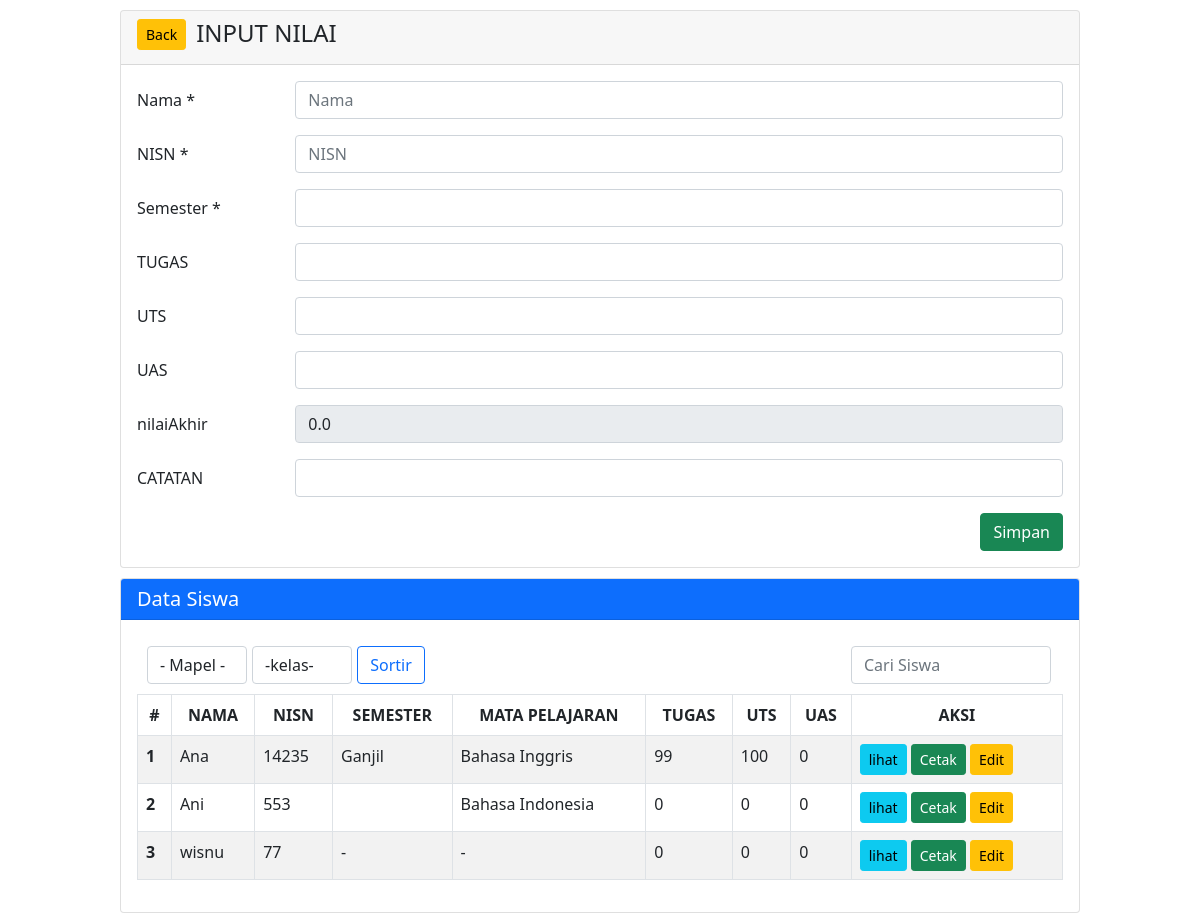
The page /nilai/index.php (signed in) on the database its author committed.
### tables this page shows
CREATE TABLE `nilai` (
  `idNilai` int(11) NOT NULL,
  `namaSiswa` varchar(50) NOT NULL,
  `kelasSiswa` varchar(10) NOT NULL,
  `mapel` varchar(20) NOT NULL,
  `nisn` varchar(20) NOT NULL,
  `semester` varchar(20) NOT NULL,
  `tugas` float NOT NULL,
  `uas` float NOT NULL,
  `uts` float NOT NULL,
  `rata_rata` int(11) NOT NULL,
  `predikat` varchar(20) NOT NULL
);

### nilai/proses.php (called while the page is built, shortened)
<?php
$namaSiswa = "";
$nisn = "";
?>

### nilai/index.php (the view, shortened to what this page needs)
<?php
require "../connection/koneksi.php";
$catatan = "";
require "proses.php";
?>
<!DOCTYPE html>
<html lang="en">
<head>
    <link href="https://cdn.jsdelivr.net/npm/bootstrap@5.0.2/dist/css/bootstrap.min.css" rel="stylesheet">
    <link rel="stylesheet" href="style.css">
</head>
<body>
    <div class="mx-auto">
        <div class="card">
            <div class="card-header">
                <div class="title">
                    <a href="crudSiswa.php" class="back btn btn-warning btn-sm"> Back </a>
                </div>
                <div class="">
                    <h4 class="">INPUT NILAI</h4>
                </div>
            </div>
            <div class="card-body">
                <form action="" method="POST">
                    <div class="mb-3 row">
                        <label for="namaSiswa" class="col-sm-2 col-form-label">Nama *</label>
                        <div class="col-sm-10">
                            <input type="text" class="form-control" placeholder="Nama" name="namaSiswa" value="<?php echo $namaSiswa ?>" require>
                        </div>
                    </div>
                    <div class="mb-3 row">
                        <label for="nisn" class="col-sm-2 col-form-label">NISN *</label>
                        <div class="col-sm-10">
                            <input type="text" class="form-control" placeholder="NISN" name="nisn" value="<?php echo $nisn ?>">
                        </div>
                    </div>
                    <div class="mb-3 row">
                        <label for="semester" class="col-sm-2 col-form-label" require>Semester *</label>
                        <div class="col-sm-10">
                            <select class="form-control" name="semester">
                                <option value="" hidden></option>
                                <option value="Ganjil">Ganjil</option>
                            </select>
                        </div>
                    </div>
                    <div class="mb-3 row">
                        <label for="tugas" class="col-sm-2 col-form-label">TUGAS</label>
                        <div class="col-sm-10">
                            <input type="number" class="form-control" name="tugas" value="<?php echo $tugas ?>" max="100" min="0">
                        </div>
                    </div>
                    <div class="mb-3 row">
                        <label for="uts" class="col-sm-2 col-form-label">UTS</label>
                        <div class="col-sm-10">
                            <input type="number" class="form-control" name="uts" value="<?php echo $uts ?>" max="100" min="0">
                        </div>
                    </div>
                    <div class="mb-3 row">
                        <label for="uas" class="col-sm-2 col-form-label">UAS</label>
                        <div class="col-sm-10">
                            <input type="number" class="form-control" name="uas" value="<?php echo $uas ?>" max="100" min="0">
                        </div>
                    </div>
                    <div class="mb-3 row">
                        <?php
                        $tugas = isset($tugas) ? $tugas : 0;
                        $uts = isset($uts) ? $uts : 0;
                        $uas = isset($uas) ? $uas : 0;
                        $n_nilai = array($tugas, $uts, $uas);
                        $jml_nilai = count($n_nilai);
                        $sum_nilai = array_sum($n_nilai);
                        $nilaiAkhir = $jml_nilai > 0 ? $sum_nilai / $jml_nilai : 0;
                        $nilaiAkhirFormatted = number_format($nilaiAkhir, 1, '.', '');
                        ?>
                        <label for="nilaiAkh    ir" class="col-sm-2 col-form-label">nilaiAkhir</label>
                        <div class="col-sm-10">
                            <input type="text" class="form-control" name="nilaiAkhir" value="<?php echo $nilaiAkhirFormatted ?>" readonly>
                        </div>
                    </div>
                    <div class="mb-3 row">
                    <label for="catatan" class="col-sm-2 col-form-label">CATATAN</label>
                        <div class="col-sm-10">
                            <input type="text" class="form-control" name="catatan" value="<?php echo $catatan ?>">
                        </div>
                    </div>
                    <div class="button col-12 text-end">
                        <input type="submit" name="edit" value="Simpan" class="btn btn-success">
                    </div>
                </form>
            </div>
        </div>
    </div>
    <div class="data mx-auto">
        <div class="card">
            <h5 class="card-header text-white bg-primary">Data Siswa</h5>
            <div class="card-body">
                <form method="POST">
                    <div class="data-head">
                        <div class="sort">
                            <select class="select-mapel form-control" name="sortMapel">
                                <option value="">- Mapel -</option>
                            </select>
                            <select class="sort-kelas form-control" name="sortKelas">
                                <option value="noKelas">-kelas-</option>
                            </select>
                            <button class="btn btn-outline-primary" type="submit" name="sort">Sortir</button>
                        </div>
                        <div class="search-field">
                            <input type="text" id="myInput" onkeyup="myFunction()" placeholder="Cari Siswa" class="search form-control">
                        </div>
                    </div>
                </form>
                <table class="table table-bordered table-hover table-striped" id="myTable">
                    <thead>
                        <tr class="thead txt-center">
                            <th scope="col">#</th>
                            <th scope="col">NAMA</th>
                            <th scope="col">NISN</th>
                            <th scope="col">SEMESTER</th>
                            <th scope="col">MATA PELAJARAN</th>
                            <th scope="col">TUGAS</th>
                            <th scope="col">UTS</th>
                            <th scope="col">UAS</th>
                            <th scope="col">AKSI</th>
                        </tr>
                    </thead>
                    <tbody class="table-position">
                        <?php
                        $sql = "SELECT * FROM nilai WHERE 1=1";
                        $sql .= " GROUP BY namaSiswa";
                        $sql .= " ORDER BY namaSiswa ASC";
                        $q2 = mysqli_query($koneksi, $sql);
                        $urut = 1;
                        while ($r2 = mysqli_fetch_array($q2)) {
                            $idNilai = $r2['idNilai'];
                            $namaSiswa = $r2['namaSiswa'];
                            $mapel = $r2['mapel'];
                            $nisn = $r2['nisn'];
                            $semester = $r2['semester'];
                            $tugas = $r2['tugas'];
                            $uts = $r2['uts'];
                            $uas = $r2['uas'];
                        ?>
                            <tr>
                                <th scope="row"><?php echo $urut++ ?></th>
                                <td scope="row"><?php echo $namaSiswa ?></td>
                                <td scope="row"><?php echo $nisn ?></td>
                                <td scope="row"><?php echo $semester ?></td>
                                <td scope="row"><?php echo $mapel ?></td>
                                <td scope="row"><?php echo $tugas ?></td>
                                <td scope="row"><?php echo $uts ?></td>
                                <td scope="row"><?php echo $uas ?></td>
                                <td scope="row">
                                    <a href="../cetak/sample.php?op=cetak&nisn=<?php echo $nisn ?>" class="btn btn-info btn-sm" target="_blank">lihat</a>
                                    <a href="../cetak/tc.php?op=cetak&nisn=<?php echo $nisn ?>" class="btn btn-success btn-sm">Cetak</a>
                                    <a href="index.php?op=edit&idNilai=<?php echo $idNilai ?>"><button type="button" class="btn btn-warning btn-sm" name="edit">Edit</button></a>
                                </td>
                            </tr>
                        <?php } ?>
                    </tbody>
                </table>
            </div>
        </div>
    </div>
</body>
</html>

### nilai/style.css (style rules this page uses)
* { margin: 0; padding: 0px; }
.mx-auto { width: 80%; }
.card { margin-top: 10px; }
.card-header { display: flex; }
.back { margin-right: 10px; }
.search { width: 200px; margin-right: 2px; }
.sort { width: 30%; display: flex; margin: 10px; }
.search-field { display: flex; margin: 10px; }
.data-head { display: flex; justify-content: space-between; }
.sort-kelas { margin-right: 5px; width: 100%; }
.select-mapel { margin-right: 5px; width: 100%; }
.table { width: 100%; }
.txt-center { text-align: center; }

### rows shown on the page
nilai: namaSiswa "Ana", nisn "14235", semester "Ganjil", mapel "Bahasa Inggris", tugas "99", uts "100", uas "0"
nilai: namaSiswa "Ani", nisn "553", mapel "Bahasa Indonesia", tugas "0", uts "0", uas "0"
nilai: namaSiswa "wisnu", nisn "77", semester "-", mapel "-", tugas "0", uts "0", uas "0"
